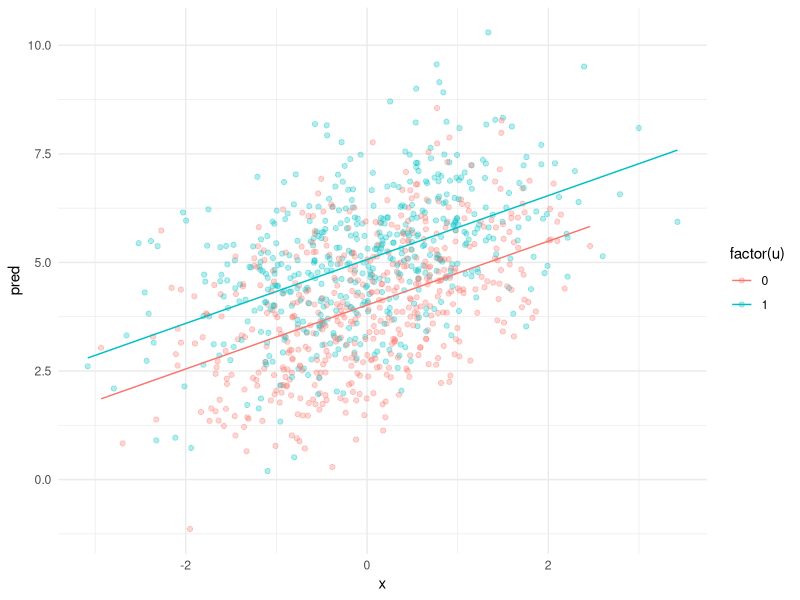
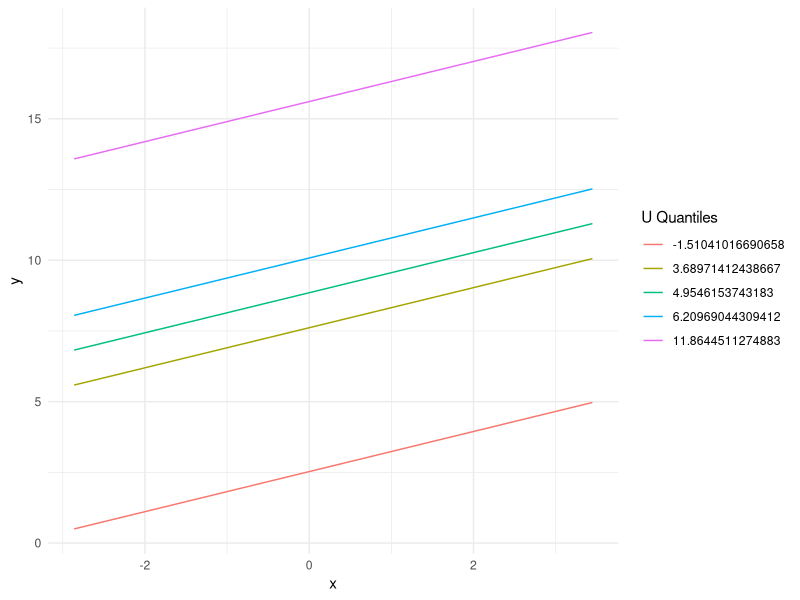
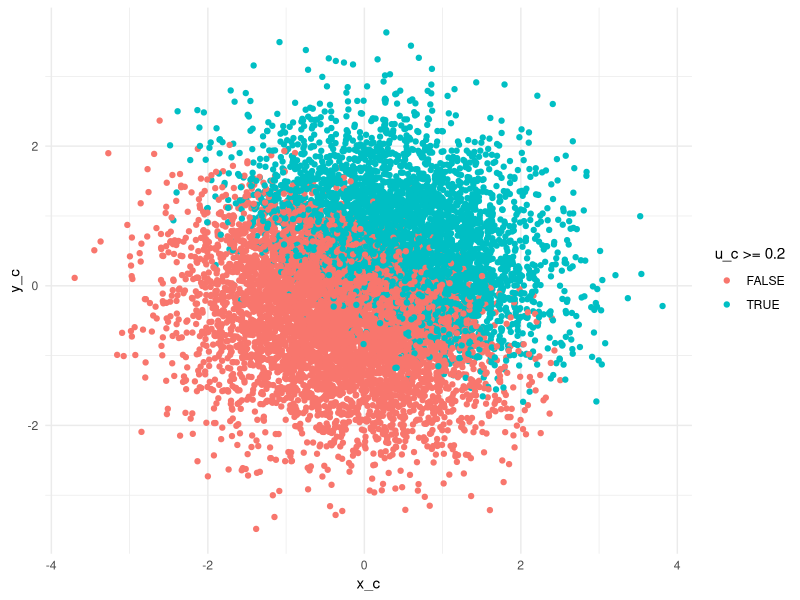

Write R code to recreate these figures, in order.
## ---- chunk 1
library(tidyverse)

N <- 1e3
x <- rnorm(N)
u <- rbinom(N,1,.5)
y <- rnorm(N, 4 + .7*x + 1*u, 1.3)

df <- data.frame(x, u, y)


df$pred <- lm(y ~ x + u, df) |>
  predict() # get predicted values from the model

#plot predictions and raw data 
df %>% 
  ggplot(aes(x = x, y = pred, color = factor(u), group = factor(u))) +
  geom_point(aes(x = x, y = y, color = factor(u)),alpha = .3) +
  geom_line() +
  theme_minimal()
  
## ---- chunk 2
N <- 1e3
x <- rnorm(N)
u <- rnorm(N,1 + .3*x, 1)
y <- rnorm(N, 4 + .7*x + 1*u, 1.3)

df <- data.frame(x, u, y)


model_2<- lm(y ~ x + u, df)  # get predicted values from the model

pred.data = expand.grid(x = seq(min(df$x), max(df$x), length=20),
                        u = quantile(df$y))
pred.data$y = predict(model_2, newdata=pred.data)

ggplot(pred.data, aes(x, y, colour=factor(u))) +
  geom_line() +
  labs(colour="U Quantiles") +
  theme_minimal()
## ---- chunk 3
N <- 1e4
u <- rnorm(N, 5, 1.3)
x <- rnorm(N, 3 + .5*u, 1)
y <- rnorm(N, 2 + .4*x + .3*u, 1.3)

lm(y ~ x) |> summary()
lm(y ~ x + u) |> summary()
## ---- chunk 4
x <- rnorm(N, 3 , 1)
u <- rnorm(N, 5 + .5*x, 1.3)
y <- rnorm(N, 2 + .4*x + .3*u, 1.3)

lm(y ~ x) |> summary()
lm(y ~ x + u) |> summary()
## ---- chunk 5
x <- rnorm(N, 3 , 1)
y <- rnorm(N, 2 + .4*x , 1.3)
u <- rnorm(N, 5 + .5*x + .3*y, 1.3)


lm(y ~ x) |> summary()
lm(y ~ x + u) |> summary()
## ---- chunk 6
x_c <- rnorm(N)
y_c <- rnorm(N)

u_c <- rnorm(N, .5*x_c + .7*y_c, .4)

df_c <- data.frame(x_c, y_c, u_c)

lm(y_c ~ x_c, df_c) |> summary()

lm(y_c ~ x_c, df_c %>% filter(u_c >= .2)) |> summary()
## ---- chunk 7
df_c %>%
  ggplot(aes(x = x_c, y = y_c, color = u_c >= .2)) +
  geom_point() +
  theme_minimal()
## ---- chunk 8
u <- rnorm(N, 5, 1.3)
z <- rnorm(N, 1 + .8*u, .5)
x <- rnorm(N, 3 + .5*u, 1)
y <- rnorm(N, 2 + .4*x + .3*u, 1.3)

lm(y ~ x) |> summary()
lm(y ~ x + z) |> summary()
lm(y ~ x + u) |> summary()
